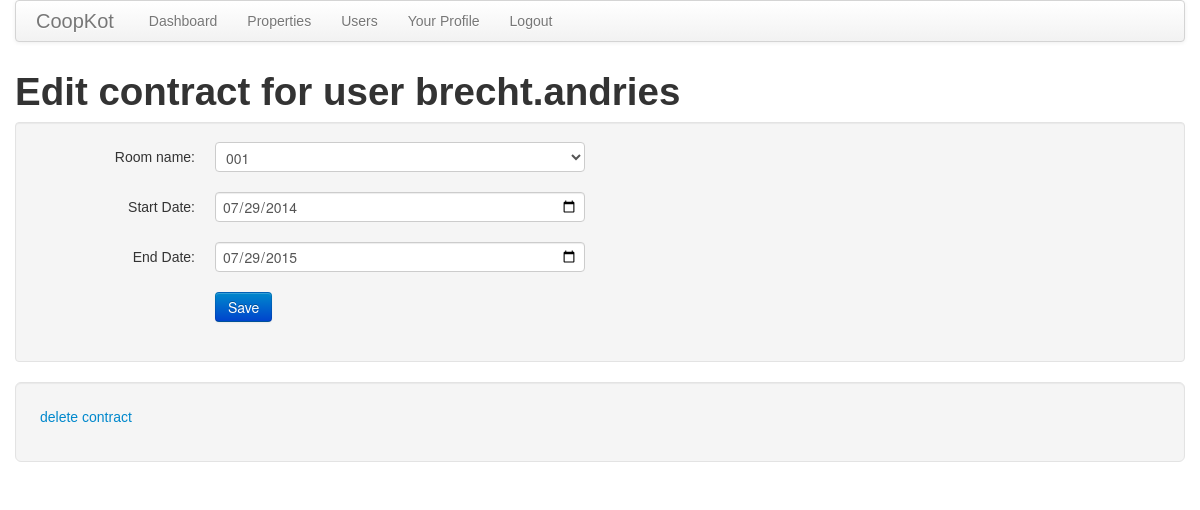
/edit_user_contract/6 (signed in), run on the app's committed database.
### app/models.py (models this page shows, shortened)
class User(db.Model):
    __tablename__ = 'user'
    id = db.Column(db.Integer, primary_key = True)
    nickname = db.Column(db.String(64), unique = True)
    email = db.Column(db.String(120), index = True, unique = True)
    role = db.Column(db.SmallInteger, default = ROLE_USER)
    property_id = db.Column(db.Integer, db.ForeignKey('property.id'), default=-1)
    about_me = db.Column(db.String(140))
    last_seen = db.Column(db.DateTime)
    rooms = db.relationship('Room',secondary='contract', lazy='dynamic')
    def is_authenticated(self):
        return True

class Contract(db.Model):
    __tablename__ = 'contract'
    id = db.Column(db.Integer, primary_key=True)
    user_id = db.Column(db.Integer, db.ForeignKey('user.id'))
    room_id = db.Column(db.Integer, db.ForeignKey('room.id'))
    start_date = db.Column(db.DateTime)
    end_date = db.Column(db.DateTime)
    user = db.relationship('User', backref="room_assoc")
    room = db.relationship('Room', backref="user_assoc")

### app/views.py (the view)
@app.route('/edit_user_contract/<id>', methods=['POST','GET'])
@login_required
def edit_user_contract(id):
    contract = Contract.query.get(id)
    if contract == None:
        flash('contract not found.')
        abort(404)
    form = AddUserContractForm()
    form.room.choices = [(r.id, r.name) for r in contract.room.property.rooms if r.id != contract.room.id]
    form.room.choices.insert(0,(contract.room.id,contract.room.name))
    if form.validate_on_submit():
        contract.room_id = form.room.data
        contract.start_date = form.start_date.data
        contract.end_date = form.end_date.data
        db.session.add(contract)
        db.session.commit()
        flash('Changes saved!')
        return redirect(url_for('user', nickname=contract.user.nickname))
    elif request.method != 'POST':
        form.start_date.data = contract.start_date
        form.end_date.data = contract.end_date
    return render_template('edit_user_contract.html',
        title = 'User Contract',
        contract = contract,
        user = contract.user,
        form = form)

### app/forms.py
class AddUserContractForm(Form):
    room = SelectField('room', coerce=int, validators=[Required()])
    start_date = DateField('start_date', validators=[Required()])
    end_date = DateField('end_date', validators=[Required()])

### app/views.py (called while the page is built)
@lm.user_loader
def load_user(id):
    return User.query.get(int(id))

@app.before_request
def before_request():
    g.user = current_user
    if g.user.is_authenticated():
        g.user.last_seen = datetime.utcnow()
        db.session.add(g.user)
        db.session.commit()

### app/templates/edit_user_contract.html (shortened to what this page needs)
{% extends "base.html" %}
{% block content %}
<h1>Edit contract for user {{user.nickname}}</h1>
{% include 'user_contract.html'%}
<div class="well well-large">
	<p><a href="{{url_for('delete_contract', id=contract.id)}}">delete contract</a></p>
</div>
{% endblock %}

### app/templates/user_contract.html (shortened to what this page needs)
<div class="well">
    <form class="form-horizontal" action="" method="post" name="edit">
        <div class="control-group{% if form.errors.post %} error{% endif %}">
            <label class="control-label" for="room">Room name:</label>
            <div class="controls">
                {{ form.room(class = "span4") }}
            </div>
        </div>
        <div class="control-group{% if form.errors.post %} error{% endif %}">
            <label class="control-label" for="start_date">Start Date:</label>
            <div class="controls">
                {{ form.start_date(class = "span4") }}
            </div>
        </div>
        <div class="control-group{% if form.errors.post %} error{% endif %}">
            <label class="control-label" for="room">End Date:</label>
            <div class="controls">
                {{ form.end_date(class = "span4") }}
            </div>
        </div>
        <div class="control-group">
            <div class="controls">
                <input class="btn btn-primary" type="submit" value="Save">
            </div>
        </div>
    </form>
</div>

### app/static/css/lines.css (style rules this page uses)
div, span, p, td { font-family: Arial, sans-serif; }

### data on the page
User: nickname "brecht.andries"
Contract: room "001", start_date "07/29/2014", end_date "07/29/2015"
